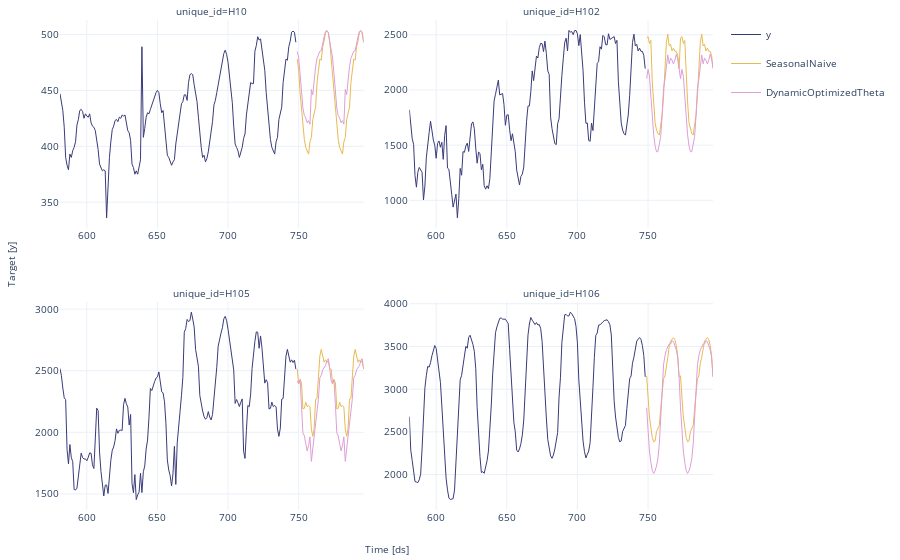

This figure's notebook cell:
### Markdown cell above
You can further explore your results by plotting the unique_ids where a specific model wins.

### Code cell
seasonal_ids = evaluation_df.query('best_model == "SeasonalNaive"').index

sf.plot(Y_df,forecasts_df, unique_ids=seasonal_ids, models=["SeasonalNaive","DynamicOptimizedTheta"], engine='plotly')

### Figure 1 — Plotly figure (JSON) as saved in the notebook; plotly's stock layout.template omitted (floating-point values rounded to 4 significant figures; data arrays with more than 128 entries replaced by an {"elided": "..."} marker saying what was removed)
{"data": [{"legendgroup": "y", "line": {"color": "#393b79", "width": 1}, "mode": "lines", "name": "y", "showlegend": true, "type": "scatter", "x": {"elided": "216 int values"}, "xaxis": "x", "y": {"elided": "216 int values"}, "yaxis": "y"}, {"legendgroup": "SeasonalNaive", "line": {"color": "#e7ba52", "width": 1}, "mode": "lines", "name": "SeasonalNaive", "showlegend": true, "type": "scatter", "x": {"elided": "216 int values"}, "xaxis": "x", "y": {"elided": "216 int values"}, "yaxis": "y"}, {"legendgroup": "DynamicOptimizedTheta", "line": {"color": "#de9ed6", "width": 1}, "mode": "lines", "name": "DynamicOptimizedTheta", "showlegend": true, "type": "scatter", "x": {"elided": "216 int values"}, "xaxis": "x", "y": {"elided": "216 float values"}, "yaxis": "y"}, {"legendgroup": "y", "line": {"color": "#393b79", "width": 1}, "mode": "lines", "name": "y", "showlegend": false, "type": "scatter", "x": {"elided": "216 int values"}, "xaxis": "x2", "y": {"elided": "216 int values"}, "yaxis": "y2"}, {"legendgroup": "SeasonalNaive", "line": {"color": "#e7ba52", "width": 1}, "mode": "lines", "name": "SeasonalNaive", "showlegend": false, "type": "scatter", "x": {"elided": "216 int values"}, "xaxis": "x2", "y": {"elided": "216 int values"}, "yaxis": "y2"}, {"legendgroup": "DynamicOptimizedTheta", "line": {"color": "#de9ed6", "width": 1}, "mode": "lines", "name": "DynamicOptimizedTheta", "showlegend": false, "type": "scatter", "x": {"elided": "216 int values"}, "xaxis": "x2", "y": {"elided": "216 float values"}, "yaxis": "y2"}, {"legendgroup": "y", "line": {"color": "#393b79", "width": 1}, "mode": "lines", "name": "y", "showlegend": false, "type": "scatter", "x": {"elided": "216 int values"}, "xaxis": "x3", "y": {"elided": "216 int values"}, "yaxis": "y3"}, {"legendgroup": "SeasonalNaive", "line": {"color": "#e7ba52", "width": 1}, "mode": "lines", "name": "SeasonalNaive", "showlegend": false, "type": "scatter", "x": {"elided": "216 int values"}, "xaxis": "x3", "y": {"elided": "216 int values"}, "yaxis": "y3"}, {"legendgroup": "DynamicOptimizedTheta", "line": {"color": "#de9ed6", "width": 1}, "mode": "lines", "name": "DynamicOptimizedTheta", "showlegend": false, "type": "scatter", "x": {"elided": "216 int values"}, "xaxis": "x3", "y": {"elided": "216 float values"}, "yaxis": "y3"}, {"legendgroup": "y", "line": {"color": "#393b79", "width": 1}, "mode": "lines", "name": "y", "showlegend": false, "type": "scatter", "x": {"elided": "216 int values"}, "xaxis": "x4", "y": {"elided": "216 int values"}, "yaxis": "y4"}, {"legendgroup": "SeasonalNaive", "line": {"color": "#e7ba52", "width": 1}, "mode": "lines", "name": "SeasonalNaive", "showlegend": false, "type": "scatter", "x": {"elided": "216 int values"}, "xaxis": "x4", "y": {"elided": "216 int values"}, "yaxis": "y4"}, {"legendgroup": "DynamicOptimizedTheta", "line": {"color": "#de9ed6", "width": 1}, "mode": "lines", "name": "DynamicOptimizedTheta", "showlegend": false, "type": "scatter", "x": {"elided": "216 int values"}, "xaxis": "x4", "y": {"elided": "216 float values"}, "yaxis": "y4"}], "layout": {"annotations": [{"font": {"size": 10}, "showarrow": false, "text": "unique_id=H10", "x": 0.2325, "xanchor": "center", "xref": "paper", "y": 1, "yanchor": "bottom", "yref": "paper"}, {"font": {"size": 10}, "showarrow": false, "text": "unique_id=H102", "x": 0.7675, "xanchor": "center", "xref": "paper", "y": 1, "yanchor": "bottom", "yref": "paper"}, {"font": {"size": 10}, "showarrow": false, "text": "unique_id=H105", "x": 0.2325, "xanchor": "center", "xref": "paper", "y": 0.425, "yanchor": "bottom", "yref": "paper"}, {"font": {"size": 10}, "showarrow": false, "text": "unique_id=H106", "x": 0.7675, "xanchor": "center", "xref": "paper", "y": 0.425, "yanchor": "bottom", "yref": "paper"}, {"font": {"size": 10}, "showarrow": false, "text": "Time [ds]", "x": 0.5, "xanchor": "center", "xref": "paper", "y": 0, "yanchor": "top", "yref": "paper", "yshift": -30}, {"font": {"size": 10}, "showarrow": false, "text": "Target [y]", "textangle": -90, "x": 0, "xanchor": "right", "xref": "paper", "xshift": -40, "y": 0.5, "yanchor": "middle", "yref": "paper"}], "autosize": true, "font": {"size": 10}, "margin": {"b": 50, "l": 60, "r": 10, "t": 20}, "xaxis": {"anchor": "y", "autorange": true, "domain": [0, 0.465], "range": [581, 796], "showticklabels": true, "type": "linear", "visible": true}, "xaxis2": {"anchor": "y2", "autorange": true, "domain": [0.535, 1.0], "range": [581, 796], "showticklabels": true, "type": "linear", "visible": true}, "xaxis3": {"anchor": "y3", "autorange": true, "domain": [0, 0.465], "range": [581, 796], "showticklabels": true, "type": "linear", "visible": true}, "xaxis4": {"anchor": "y4", "autorange": true, "domain": [0.535, 1.0], "range": [581, 796], "showticklabels": true, "type": "linear", "visible": true}, "yaxis": {"anchor": "x", "autorange": true, "domain": [0.575, 1], "range": [326.7, 512.9], "type": "linear"}, "yaxis2": {"anchor": "x2", "autorange": true, "domain": [0.575, 1], "range": [746.6, 2634.0], "type": "linear"}, "yaxis3": {"anchor": "x3", "autorange": true, "domain": [0, 0.425], "range": [1370.0, 3060.0], "type": "linear"}, "yaxis4": {"anchor": "x4", "autorange": true, "domain": [0, 0.425], "range": [1585.0, 4024.0], "type": "linear"}}}
